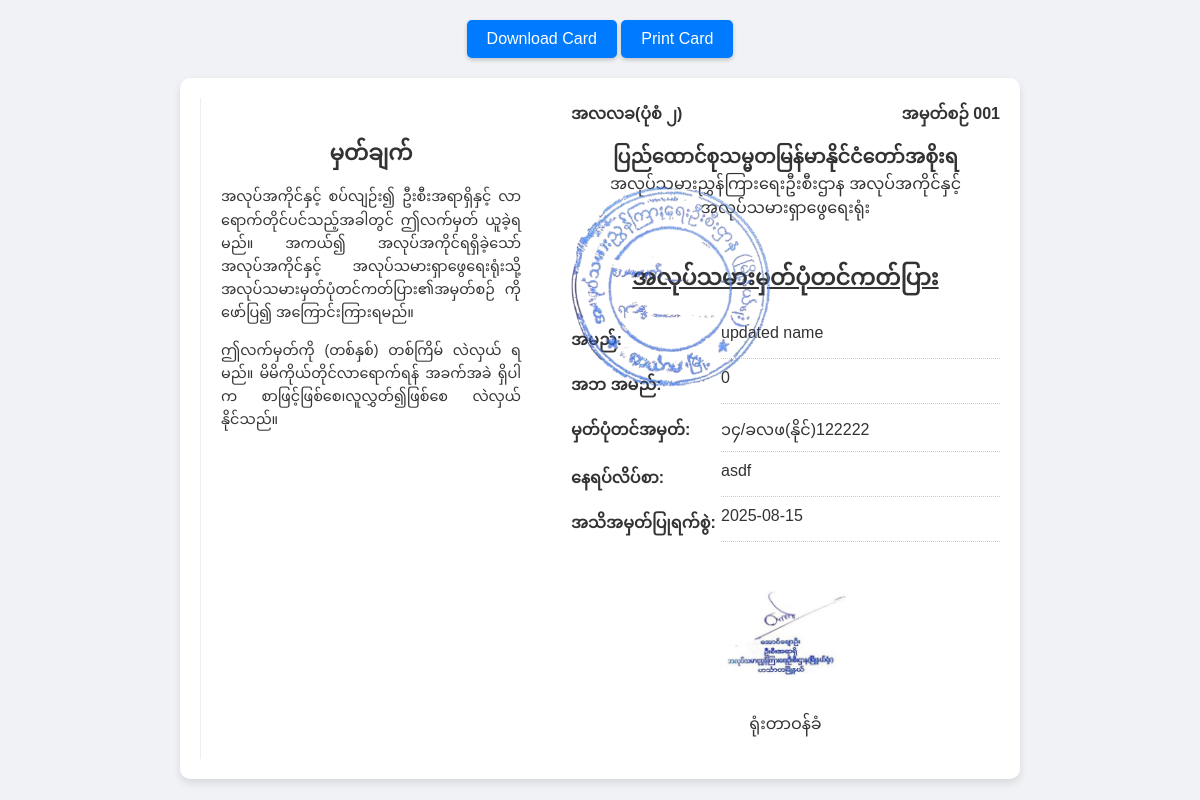
Page /admin/views/labors/preview_card.php?sn=001&uid=11 (signed in) on the committed database.
### tables this page shows
CREATE TABLE `applications` (
  `id` int(11) NOT NULL,
  `name` varchar(200) NOT NULL,
  `age` int(11) NOT NULL,
  `fatherName` varchar(200) NOT NULL,
  `nrc` varchar(100) DEFAULT NULL,
  `picture` varchar(100) NOT NULL,
  `phone` varchar(15) NOT NULL,
  `email` varchar(255) DEFAULT NULL,
  `registration_date` datetime NOT NULL DEFAULT current_timestamp(),
  `township` varchar(100) NOT NULL,
  `serial_number` varchar(100) DEFAULT NULL,
  `birth_date` date NOT NULL,
  `gender` enum('Male','Female') NOT NULL,
  `religion` varchar(100) NOT NULL,
  `edu_level` varchar(100) NOT NULL,
  `stable_address` varchar(255) NOT NULL,
  `images` longtext DEFAULT NULL,
  `status` enum('Approved','Pending','Rejected') NOT NULL DEFAULT 'Pending',
  `message` text DEFAULT NULL,
  `user_id` int(11) NOT NULL,
  `is_resubmit` tinyint(1) NOT NULL DEFAULT 0,
  `updated_at` datetime DEFAULT NULL
);

### admin/views/labors/preview_card.php (the view, shortened to what this page needs)
<?php
$serial_number = $_GET['sn'] ?? die("Sorry we need specific Serial Number");
$connection = new Connection();
$connection = $connection::$connection;
$lprepare = $connection->prepare("SELECT * FROM applications WHERE serial_number = ? AND user_id = ? AND status = 'Approved'");
$lprepare->bind_param('si', $serial_number, $_GET['uid']);
$lprepare->execute();
$lprepare = $lprepare->get_result();
$laborer = $lprepare->fetch_assoc();
?>
<div class="print-button-container">
    <button onclick="downloadCardAsPdf()">Download Card</button>
    <button onclick="window.print()">Print Card</button>
</div>
<div class="card-container">
    <div class="labor-card-content">
        <div class="details-section">
            <div class="header">
                <div>အလလခ(ပုံစံ ၂)</div>
                <div>အမှတ်စဉ် <?= $laborer['serial_number'] ?></div>
            </div>
            <div class="government-info">
                <span class="country">ပြည်ထောင်စုသမ္မတမြန်မာနိုင်ငံတော်အစိုးရ</span>
                <span>အလုပ်သမားညွှန်ကြားရေးဦးစီးဌာန</span>
                <span>အလုပ်အကိုင်နှင့်အလုပ်သမားရှာဖွေရေးရုံး</span>
            </div>
            <h1 class="card-title">အလုပ်သမားမှတ်ပုံတင်ကတ်ပြား</h1>
            <div class="personal-details">
                <div class="detail-item">
                    <span class="label">အမည်:</span>
                    <span class="value"><?= $laborer['name'] ?></span>
                </div>
                <div class="detail-item">
                    <span class="label">အဘ အမည်:</span>
                    <span class="value"><?= $laborer['fatherName'] ?></span>
                </div>
                <div class="detail-item">
                    <span class="label">မှတ်ပုံတင်အမှတ်:</span>
                    <span class="value"><?= $laborer['nrc'] ?></span>
                </div>
                <div class="detail-item">
                    <span class="label">နေရပ်လိပ်စာ:</span>
                    <span class="value"><?= $laborer['stable_address'] ?></span>
                </div>
                <div class="detail-item">
                    <span class="label">အသိအမှတ်ပြုရက်စွဲ:</span>
                    <span class="value"><?php echo (new DateTime())->format("Y-m-d"); ?></span>
                </div>
            </div>
            <div class="signature-section">
                <div class="signature-box">
                    <img src="/labor_application/importants/director_sign.png" alt="Director Signature"
                        class="signature-img">
                    <p>ရုံးတာဝန်ခံ</p>
                </div>
                <img src="/labor_application/importants/stamp_.png" alt="Stamp" class="stamp-img">
            </div>
        </div>
        <div class="rules-section">
            <h2 class="rules-title">မှတ်ချက်</h2>
            <p>
                အလုပ်အကိုင်နှင့် စပ်လျဉ်း၍ ဦးစီးအရာရှိနှင့် လာရောက်တိုင်ပင်သည့်အခါတွင် ဤလက်မှတ် ယူခဲ့ရမည်။
                အကယ်၍ အလုပ်အကိုင်ရရှိခဲ့သော် အလုပ်အကိုင်နှင့် အလုပ်သမားရှာဖွေရေးရုံးသို့
                အလုပ်သမားမှတ်ပုံတင်ကတ်ပြား၏အမှတ်စဉ် ကိုဖော်ပြ၍ အကြောင်းကြားရမည်။
            </p>
            <p>
                ဤလက်မှတ်ကို (တစ်နှစ်) တစ်ကြိမ် လဲလှယ် ရမည်။ မိမိကိုယ်တိုင်လာရောက်ရန် အခက်အခဲ ရှိပါက
                စာဖြင့်ဖြစ်စေ၊လူလွှတ်၍ဖြစ်စေ လဲလှယ် နိုင်သည်။
            </p>
        </div>
    </div>
</div>

### admin/views/labors/preview_card.php (style rules this page uses)
.print-button-container { text-align: center; margin-bottom: 20px; }
.print-button-container button { padding: 10px 20px; font-size: 16px; cursor: pointer; background-color: #007bff; color: white; border: none; border-radius: 5px; box-shadow: 0 2px 4px rgba(0, 0, 0, 0.2); }
.card-container { width: 800px; margin: 0 auto; background: #fff; border-radius: 10px; box-shadow: 0 4px 8px rgba(0, 0, 0, 0.1); padding: 20px; }
.labor-card-content { display: flex; flex-direction: row-reverse; justify-content: space-between; gap: 30px; }
.details-section { flex: 1; display: flex; flex-direction: column; }
.details-section .header { display: flex; justify-content: space-between; font-weight: bold; margin-bottom: 10px; }
.government-info { text-align: center; line-height: 1.5; margin-bottom: 20px; }
.government-info .country { font-size: 1.2em; font-weight: bold; }
.card-title { text-align: center; font-size: 1.4em; text-decoration: underline; margin-bottom: 20px; }
.personal-details .detail-item { display: flex; margin-bottom: 10px; }
.personal-details .label { font-weight: bold; width: 150px; }
.personal-details .value { flex: 1; border-bottom: 1px dotted #ccc; padding-bottom: 2px; }
.signature-section { position: relative; margin-top: 30px; display: flex; justify-content: center; align-items: flex-end; }
.signature-box { text-align: center; }
.signature-img { width: 150px; height: auto; }
.stamp-img { position: absolute; width: 200px; height: auto; opacity: 0.7; top: -400px; left: 0px; }
.rules-section { width: 300px; padding: 20px; border-left: 1px solid #eee; font-size: 0.9em; line-height: 1.6; text-align: justify; }
.rules-section p { margin-bottom: 15px; }
.rules-title { text-align: center; margin-bottom: 15px; }

### rows in the picture
applications: serial_number "001", name "updated name", nrc "၁၄/ခလဖ(နိုင်)122222", stable_address "asdf"
